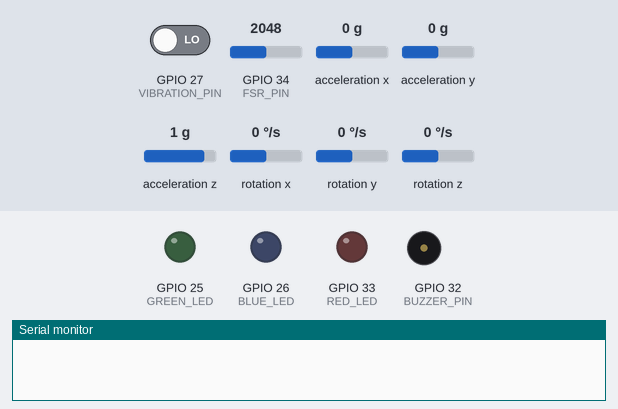
Bench run of a sketch on a simulated ESP32. On the bench: output pins drawn as LEDs (lit = HIGH), buzzer (waves = sounding), the last lines printed to the serial monitor. Wiring (inferred from the names in the program): MPU-9250 motion sensor at I2C address 0x68. The test bench sets the inputs (shaded band); at power-on: acceleration x 0 g, GPIO 27 (VIBRATION_PIN) LOW, GPIO 34 (FSR_PIN) = 2048, acceleration y 0 g, acceleration z 1 g, rotation x 0 °/s, rotation y 0 °/s, rotation z 0 °/s (analog values on the 0–4095 scale).

Above: at 0.0 s.
At 4.9 s:
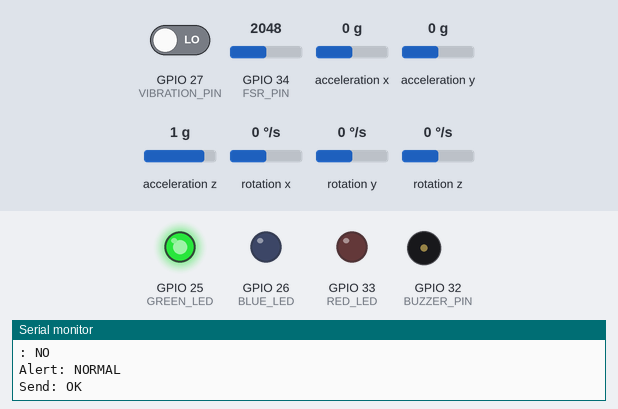
5.0 s: acceleration x set to -1.4 g
At 6.2 s:
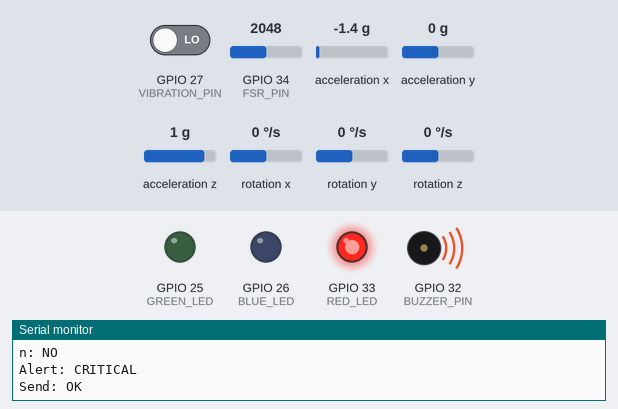
6.5 s: GPIO 27 (VIBRATION_PIN) driven HIGH
9.3 s: GPIO 34 (FSR_PIN) set to 122
12.3 s: acceleration y set to -1.4 g
14.6 s: acceleration z set to -1.4 g
16.6 s: GPIO 34 (FSR_PIN) set to 1228
Timing chart, 0 to 19.6 s (numbered marks = the images above; inputs shaded):
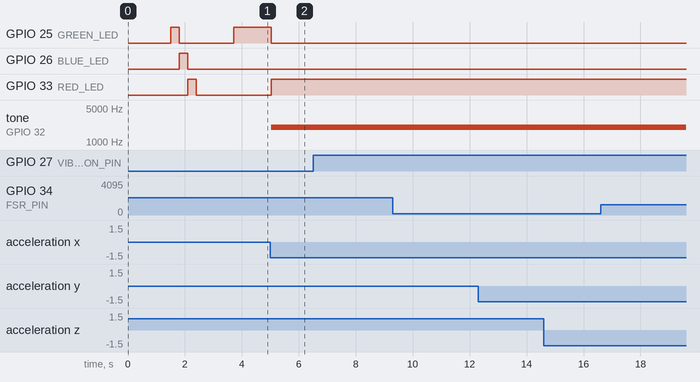

The sketch:

node2.ino
```cpp
/*
  ============================================================
              MINEGUARD AI - NODE 2
              REMOTE SENSOR NODE
  ============================================================

  Sensors:
    - MPU6500 / MPU6050
    - SW-420 vibration sensor
    - FSR / POT deformation proxy

  Communication:
    - ESP-NOW
    - Channel 1
    - Sends data to Node 1

  LEDs:
    Green = NORMAL
    Blue  = WARNING
    Red   = CRITICAL

  ESP32 Arduino Core 3.x compatible
  ============================================================
*/

#include <Arduino.h>
#include <Wire.h>
#include <WiFi.h>
#include <esp_now.h>
#include <esp_wifi.h>
#include <esp_mac.h>

// ============================================================
// PIN DEFINITIONS
// ============================================================

#define MPU_SDA         21
#define MPU_SCL         22

#define VIBRATION_PIN   27
#define FSR_PIN         34

#define GREEN_LED       25
#define BLUE_LED        26
#define RED_LED         33
#define BUZZER_PIN      32

// ============================================================
// MPU
// ============================================================

#define MPU_ADDR        0x68

// ============================================================
// ESP-NOW
// ============================================================

#define ESPNOW_CHANNEL  1

// YOUR NODE 1 MAC
uint8_t NODE1_MAC[] = {
  0x88, 0x57, 0x21, 0x79, 0xC6, 0x50
};

// ============================================================
// PACKET IDENTIFICATION
// ============================================================

#define PACKET_MAGIC    0x4D474E32UL

// ============================================================
// NODE 2 PACKET
// IMPORTANT:
// NODE 1 MUST USE EXACTLY THE SAME STRUCTURE
// ============================================================

typedef struct __attribute__((packed)) {

  uint32_t magic;

  uint32_t nodeId;
  uint32_t packetId;
  uint32_t timestamp;

  float accelX;
  float accelY;
  float accelZ;
  float accelMagnitude;

  float gyroX;
  float gyroY;
  float gyroZ;
  float gyroMagnitude;

  float roll;
  float pitch;

  uint16_t fsrRaw;
  float fsrVoltage;
  float fsrResistance;

  bool vibrationState;
  uint32_t vibrationEvents;

  uint8_t alertLevel;

} Node2Packet;

// ============================================================
// ALERT LEVEL
// ============================================================

#define NORMAL_LEVEL     0
#define WARNING_LEVEL    1
#define CRITICAL_LEVEL   2

// ============================================================
// VARIABLES
// ============================================================

uint32_t packetId = 0;
uint32_t vibrationEvents = 0;

bool previousVibration = false;

float fsrBaseline = 0;

unsigned long lastSendTime = 0;

const unsigned long SEND_INTERVAL = 1000;

// ============================================================
// MPU VARIABLES
// ============================================================

float accelX;
float accelY;
float accelZ;

float gyroX;
float gyroY;
float gyroZ;

float accelMagnitude;
float gyroMagnitude;

float roll;
float pitch;

// ============================================================
// MPU FUNCTIONS
// ============================================================

void writeMPU(byte reg, byte data)
{
  Wire.beginTransmission(MPU_ADDR);
  Wire.write(reg);
  Wire.write(data);
  Wire.endTransmission();
}

void initializeMPU()
{
  Wire.begin(MPU_SDA, MPU_SCL);

  delay(100);

  // Wake MPU
  writeMPU(0x6B, 0x00);

  // Accelerometer ±2g
  writeMPU(0x1C, 0x00);

  // Gyroscope ±250°/s
  writeMPU(0x1B, 0x00);

  delay(100);

  Serial.println("MPU initialized");
}

void readMPU()
{
  Wire.beginTransmission(MPU_ADDR);
  Wire.write(0x3B);
  Wire.endTransmission(false);

  Wire.requestFrom(MPU_ADDR, 14);

  if (Wire.available() < 14)
    return;

  int16_t rawAx = (Wire.read() << 8) | Wire.read();
  int16_t rawAy = (Wire.read() << 8) | Wire.read();
  int16_t rawAz = (Wire.read() << 8) | Wire.read();

  // Temperature
  Wire.read();
  Wire.read();

  int16_t rawGx = (Wire.read() << 8) | Wire.read();
  int16_t rawGy = (Wire.read() << 8) | Wire.read();
  int16_t rawGz = (Wire.read() << 8) | Wire.read();

  // ±2g => 16384 LSB/g
  accelX = rawAx / 16384.0;
  accelY = rawAy / 16384.0;
  accelZ = rawAz / 16384.0;

  // ±250°/s => 131 LSB/(°/s)
  gyroX = rawGx / 131.0;
  gyroY = rawGy / 131.0;
  gyroZ = rawGz / 131.0;

  accelMagnitude =
    sqrt(
      accelX * accelX +
      accelY * accelY +
      accelZ * accelZ
    );

  gyroMagnitude =
    sqrt(
      gyroX * gyroX +
      gyroY * gyroY +
      gyroZ * gyroZ
    );

  roll =
    atan2(accelY, accelZ) * 180.0 / PI;

  pitch =
    atan2(
      -accelX,
      sqrt(
        accelY * accelY +
        accelZ * accelZ
      )
    ) * 180.0 / PI;
}

// ============================================================
// FSR
// ============================================================

uint16_t fsrRaw;
float fsrVoltage;
float fsrResistance;

void readFSR()
{
  fsrRaw = analogRead(FSR_PIN);

  fsrVoltage =
    (fsrRaw / 4095.0) * 3.3;

  // 10k reference resistor
  if (fsrVoltage > 0.01 &&
      fsrVoltage < 3.29)
  {
    fsrResistance =
      10000.0 *
      (3.3 - fsrVoltage) /
      fsrVoltage;
  }
  else
  {
    fsrResistance = 0;
  }
}

// ============================================================
// VIBRATION
// ============================================================

bool vibrationState;

void readVibration()
{
  vibrationState =
    digitalRead(VIBRATION_PIN);

  // Count only rising edges
  if (vibrationState && !previousVibration)
  {
    vibrationEvents++;
  }

  previousVibration =
    vibrationState;
}

// ============================================================
// ALERT CALCULATION
// ============================================================

uint8_t calculateAlertLevel()
{
  int warningScore = 0;
  int criticalScore = 0;

  // -----------------------------
  // TILT
  // -----------------------------

  float maxTilt =
    max(abs(roll), abs(pitch));

  if (maxTilt >= 5.0)
  {
    criticalScore++;
  }
  else if (maxTilt >= 2.0)
  {
    warningScore++;
  }

  // -----------------------------
  // ACCELERATION DEVIATION
  // -----------------------------

  float accelDeviation =
    abs(accelMagnitude - 1.0);

  if (accelDeviation >= 0.30)
  {
    criticalScore++;
  }
  else if (accelDeviation >= 0.15)
  {
    warningScore++;
  }

  // -----------------------------
  // VIBRATION
  // -----------------------------

  if (vibrationState)
  {
    warningScore++;
  }

  // -----------------------------
  // FSR CHANGE
  // -----------------------------

  if (fsrBaseline > 10)
  {
    float fsrChange =
      abs(
        ((float)fsrRaw - fsrBaseline) /
        fsrBaseline
      ) * 100.0;

    if (fsrChange >= 40.0)
    {
      criticalScore++;
    }
    else if (fsrChange >= 20.0)
    {
      warningScore++;
    }
  }

  // -----------------------------
  // FINAL ALERT
  // -----------------------------

  if (criticalScore >= 1)
    return CRITICAL_LEVEL;

  if (warningScore >= 1)
    return WARNING_LEVEL;

  return NORMAL_LEVEL;
}

// ============================================================
// LED CONTROL
// ============================================================

void setLEDs(uint8_t level)
{
  digitalWrite(GREEN_LED, LOW);
  digitalWrite(BLUE_LED, LOW);
  digitalWrite(RED_LED, LOW);

  if (level == NORMAL_LEVEL)
  {
    digitalWrite(GREEN_LED, HIGH);
  }
  else if (level == WARNING_LEVEL)
  {
    digitalWrite(BLUE_LED, HIGH);
  }
  else
  {
    digitalWrite(RED_LED, HIGH);
  }
}

// ============================================================
// BUZZER
// ============================================================

void updateBuzzer(uint8_t level)
{
  if (level == CRITICAL_LEVEL)
  {
    tone(BUZZER_PIN, 2000, 150);
  }
  else
  {
    noTone(BUZZER_PIN);
  }
}

// ============================================================
// ESP-NOW SEND CALLBACK
// ESP32 CORE 3.x
// ============================================================

void onDataSent(
  const wifi_tx_info_t *info,
  esp_now_send_status_t status
)
{
  Serial.print("ESP-NOW: ");

  if (status == ESP_NOW_SEND_SUCCESS)
  {
    Serial.println("SUCCESS");
  }
  else
  {
    Serial.println("FAILED");
  }
}

// ============================================================
// INITIALIZE ESP-NOW
// ============================================================

bool initializeESPNow()
{
  WiFi.mode(WIFI_STA);

  delay(200);

  // Force channel 1
  esp_err_t channelResult =
    esp_wifi_set_channel(
      ESPNOW_CHANNEL,
      WIFI_SECOND_CHAN_NONE
    );

  if (channelResult != ESP_OK)
  {
    Serial.println("Failed to set WiFi channel");
    return false;
  }

  Serial.print("Node 2 MAC: ");
  Serial.println(WiFi.macAddress());

  if (esp_now_init() != ESP_OK)
  {
    Serial.println("ESP-NOW initialization failed");
    return false;
  }

  esp_now_register_send_cb(onDataSent);

  // Add Node 1
  esp_now_peer_info_t peerInfo = {};

  memcpy(
    peerInfo.peer_addr,
    NODE1_MAC,
    6
  );

  peerInfo.channel = ESPNOW_CHANNEL;
  peerInfo.encrypt = false;

  if (esp_now_is_peer_exist(NODE1_MAC))
  {
    esp_now_del_peer(NODE1_MAC);
  }

  if (esp_now_add_peer(&peerInfo) != ESP_OK)
  {
    Serial.println("Failed to add Node 1");
    return false;
  }

  Serial.println("Node 1 peer added");
  Serial.println("ESP-NOW ready");

  return true;
}

// ============================================================
// SEND SENSOR PACKET
// ============================================================

void sendSensorData(uint8_t alertLevel)
{
  Node2Packet packet;

  memset(&packet, 0, sizeof(packet));

  packet.magic = PACKET_MAGIC;

  packet.nodeId = 2;
  packet.packetId = packetId++;
  packet.timestamp = millis();

  packet.accelX = accelX;
  packet.accelY = accelY;
  packet.accelZ = accelZ;
  packet.accelMagnitude = accelMagnitude;

  packet.gyroX = gyroX;
  packet.gyroY = gyroY;
  packet.gyroZ = gyroZ;
  packet.gyroMagnitude = gyroMagnitude;

  packet.roll = roll;
  packet.pitch = pitch;

  packet.fsrRaw = fsrRaw;
  packet.fsrVoltage = fsrVoltage;
  packet.fsrResistance = fsrResistance;

  packet.vibrationState = vibrationState;
  packet.vibrationEvents = vibrationEvents;

  packet.alertLevel = alertLevel;

  esp_err_t result =
    esp_now_send(
      NODE1_MAC,
      (uint8_t *)&packet,
      sizeof(packet)
    );

  Serial.println();
  Serial.println("----- NODE 2 DATA -----");

  Serial.print("Packet: ");
  Serial.println(packet.packetId);

  Serial.print("Accel: ");
  Serial.print(accelMagnitude, 3);
  Serial.println(" g");

  Serial.print("Roll: ");
  Serial.print(roll, 2);
  Serial.print("  Pitch: ");
  Serial.println(pitch, 2);

  Serial.print("FSR: ");
  Serial.println(fsrRaw);

  Serial.print("Vibration: ");
  Serial.println(vibrationState ? "YES" : "NO");

  Serial.print("Alert: ");

  if (alertLevel == NORMAL_LEVEL)
    Serial.println("NORMAL");
  else if (alertLevel == WARNING_LEVEL)
    Serial.println("WARNING");
  else
    Serial.println("CRITICAL");

  Serial.print("Send: ");

  if (result == ESP_OK)
    Serial.println("OK");
  else
    Serial.println("ERROR");
}

// ============================================================
// SETUP
// ============================================================

void setup()
{
  Serial.begin(115200);

  delay(1500);

  Serial.println();
  Serial.println("================================");
  Serial.println("       MINEGUARD AI NODE 2");
  Serial.println("================================");

  // Pins
  pinMode(
    VIBRATION_PIN,
    INPUT
  );

  pinMode(
    GREEN_LED,
    OUTPUT
  );

  pinMode(
    BLUE_LED,
    OUTPUT
  );

  pinMode(
    RED_LED,
    OUTPUT
  );

  pinMode(
    BUZZER_PIN,
    OUTPUT
  );

  // ADC
  analogReadResolution(12);

  // Startup LED test
  digitalWrite(GREEN_LED, HIGH);
  delay(300);
  digitalWrite(GREEN_LED, LOW);

  digitalWrite(BLUE_LED, HIGH);
  delay(300);
  digitalWrite(BLUE_LED, LOW);

  digitalWrite(RED_LED, HIGH);
  delay(300);
  digitalWrite(RED_LED, LOW);

  // MPU
  initializeMPU();

  // Initial FSR baseline
  delay(500);

  long fsrSum = 0;

  for (int i = 0; i < 20; i++)
  {
    fsrSum += analogRead(FSR_PIN);
    delay(20);
  }

  fsrBaseline =
    fsrSum / 20.0;

  Serial.print("FSR baseline: ");
  Serial.println(fsrBaseline);

  // ESP-NOW
  if (!initializeESPNow())
  {
    Serial.println("ESP-NOW FAILED");
  }

  Serial.println("================================");
  Serial.println("NODE 2 STARTED");
  Serial.println("================================");
}

// ============================================================
// LOOP
// ============================================================

void loop()
{
  readMPU();
  readFSR();
  readVibration();

  uint8_t alertLevel =
    calculateAlertLevel();

  setLEDs(alertLevel);

  updateBuzzer(alertLevel);

  if (millis() - lastSendTime >= SEND_INTERVAL)
  {
    lastSendTime = millis();

    sendSensorData(alertLevel);
  }

  delay(50);
}
```

Measured:
- after the input at 5.0 s, GPIO 25 (GREEN_LED): HIGH → LOW at once; GPIO 33 (RED_LED): LOW → HIGH at once; tone on GPIO 32 (BUZZER_PIN): silent → 2000 Hz at once
